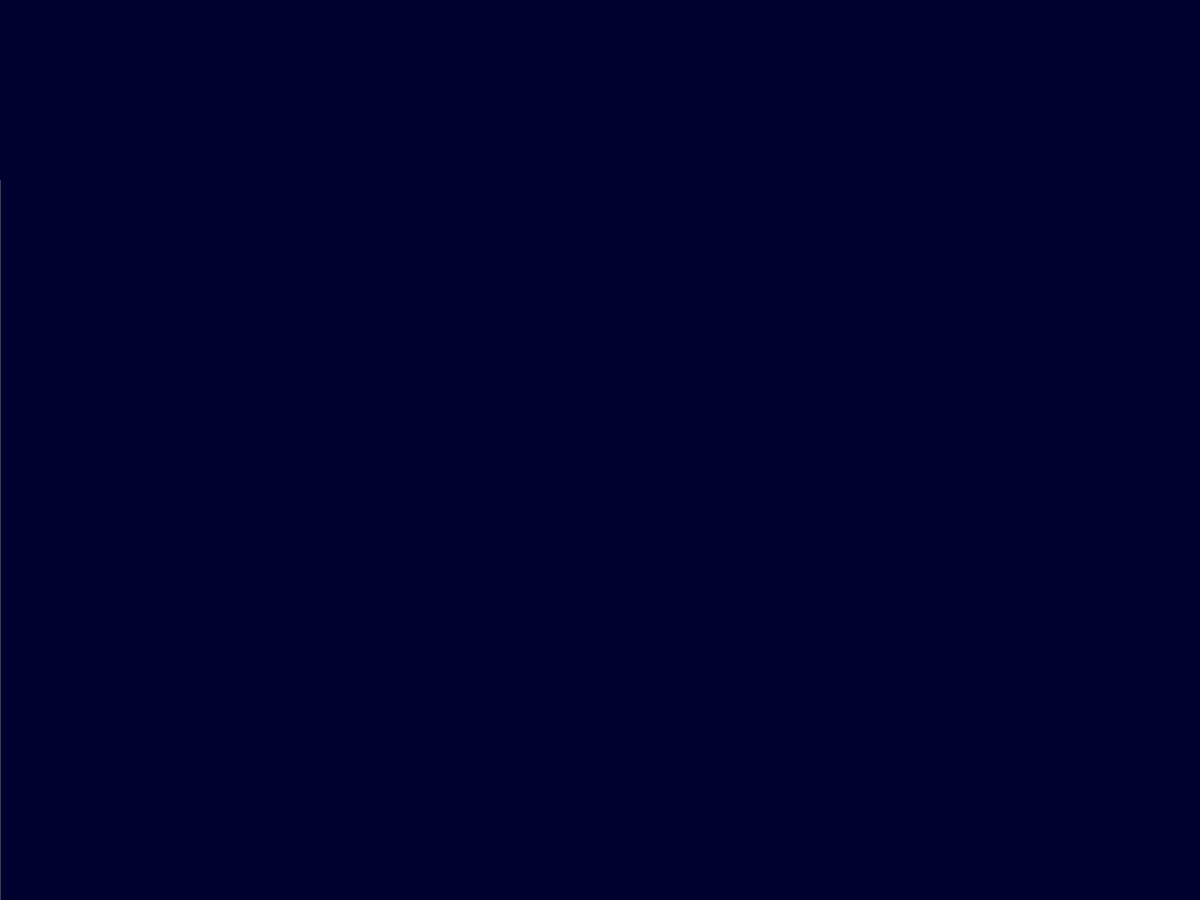
Frame 1 (no input)
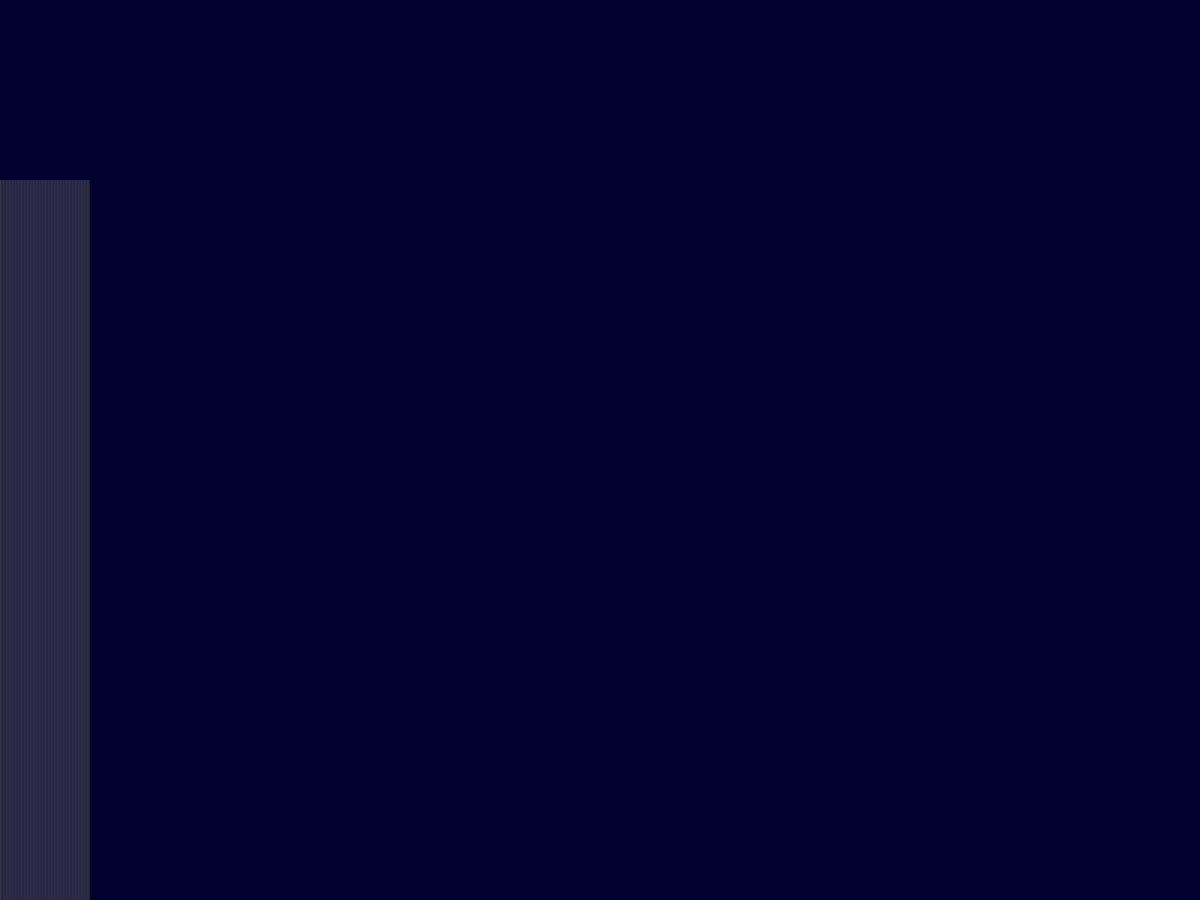
Frame 60 (the mouse pressed at the canvas centre just before this capture)
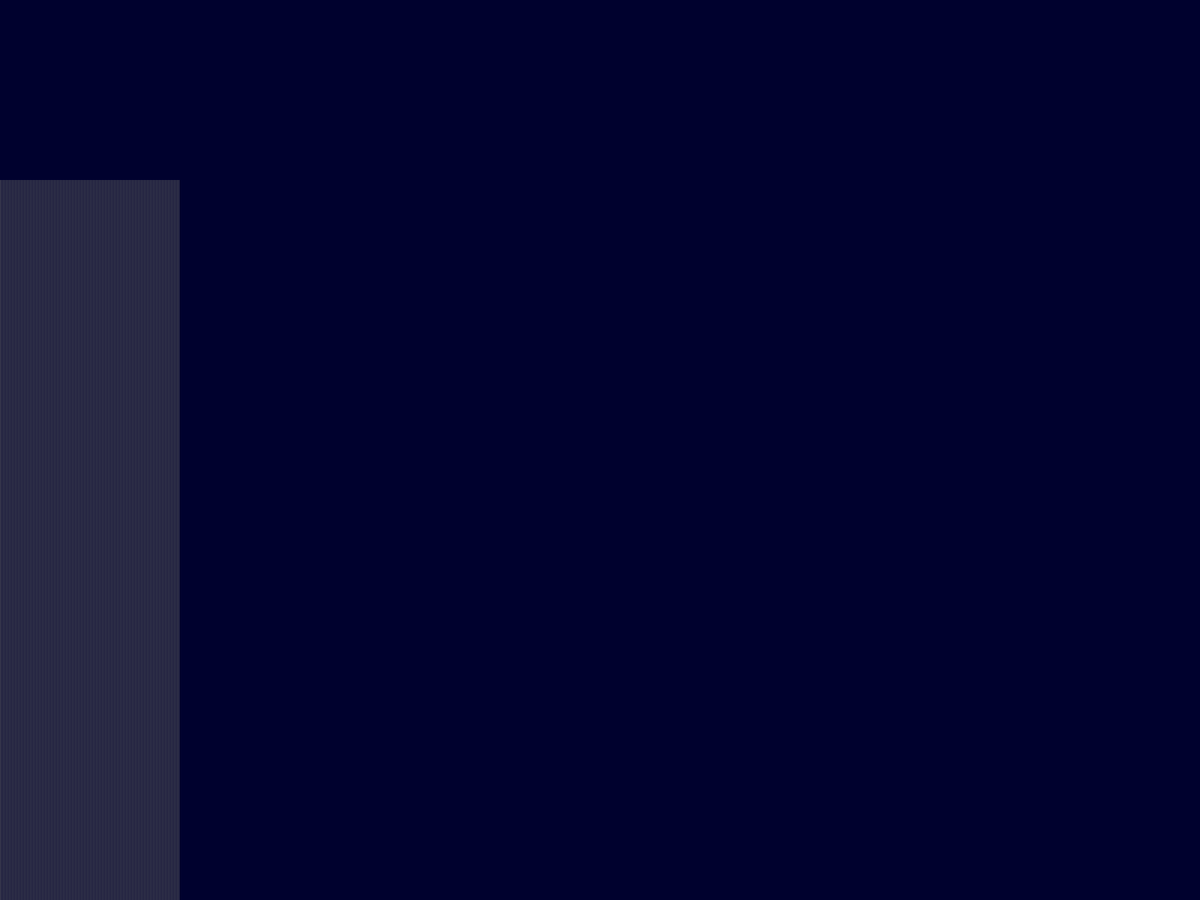
Frame 120 (the mouse held since frame 60 and released just before this capture)

The Processing sketch that drew these frames (run headless with seeded random() and noise(); from frame 60 on, the mouse is pressed at the canvas centre):

// Processing sketch: sketch_221025a
// ── sketch_221025a.pde
int x = 0;

void setup() {
  fullScreen();
  background(302);
  noStroke();
  fill(102);
 

}

void draw() {
rect(x, height*0.2, 0.8, height*9);
x=x+2;
}
